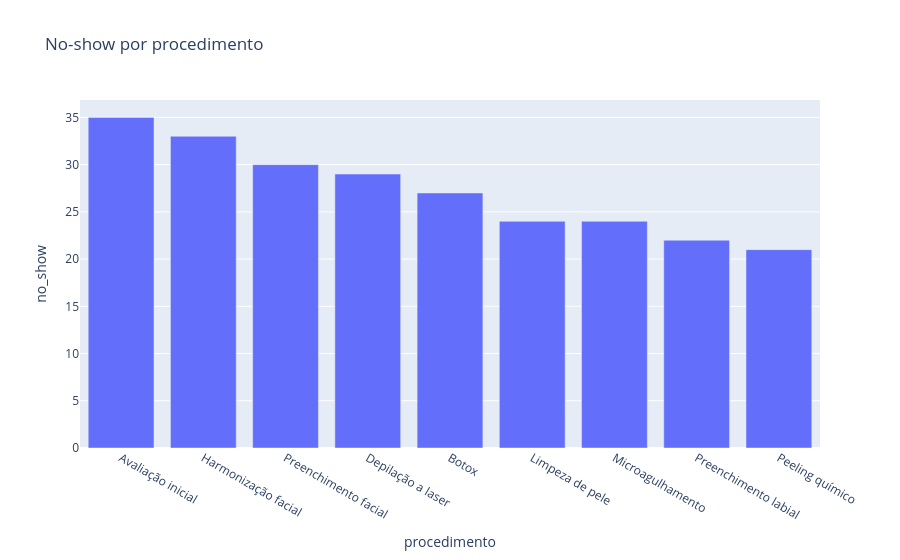

Notebook source saved alongside this figure:
### Markdown cell above
> **PROMPT**

>No DataFrame df_agenda_limpa, considera como possível no-show todo agendamento com status 'confirmado' cuja data seja anterior à data mais recente do dataset (ou seja, o dia já passou e o status nunca foi atualizado pra 'realizado' ou 'cancelado'). Agrupa esses casos por procedimento, conta quantos são, ordena do maior pro menor, e gera um gráfico de barras com Plotly mostrando o total de possíveis no-shows por procedimento.

### Code cell
# No-show = confirmado em data passada
# confirmado em data passada = não apareceu e ninguém atualizou o sistema
data_max = df_agenda_limpa['data'].max()
no_show = df_agenda_limpa[
    (df_agenda_limpa['status'] == 'confirmado') &
    (df_agenda_limpa['data'] < data_max)
]

# Contar no-show por procedimento
por_procedimento = no_show.groupby('procedimento').size().reset_index(name='no_show')
por_procedimento = por_procedimento.sort_values('no_show', ascending=False)

print(por_procedimento)

px.bar(por_procedimento, x='procedimento', y='no_show', title='No-show por procedimento').show()

### Figure 1 — Plotly figure (JSON) as saved in the notebook; plotly's stock layout.template omitted (floating-point values rounded to 4 significant figures)
{"data": [{"alignmentgroup": "True", "hovertemplate": "procedimento=%{x}<br>no_show=%{y}<extra></extra>", "legendgroup": "", "marker": {"color": "#636efa", "pattern": {"shape": ""}}, "name": "", "offsetgroup": "", "orientation": "v", "showlegend": false, "textposition": "auto", "type": "bar", "x": ["Avaliação inicial", "Harmonização facial", "Preenchimento facial", "Depilação a laser", "Botox", "Limpeza de pele", "Microagulhamento", "Preenchimento labial", "Peeling químico"], "xaxis": "x", "y": [35, 33, 30, 29, 27, 24, 24, 22, 21], "yaxis": "y"}], "layout": {"barmode": "relative", "legend": {"tracegroupgap": 0}, "title": {"text": "No-show por procedimento"}, "xaxis": {"anchor": "y", "domain": [0, 1], "title": {"text": "procedimento"}}, "yaxis": {"anchor": "x", "domain": [0, 1], "title": {"text": "no_show"}}}}
